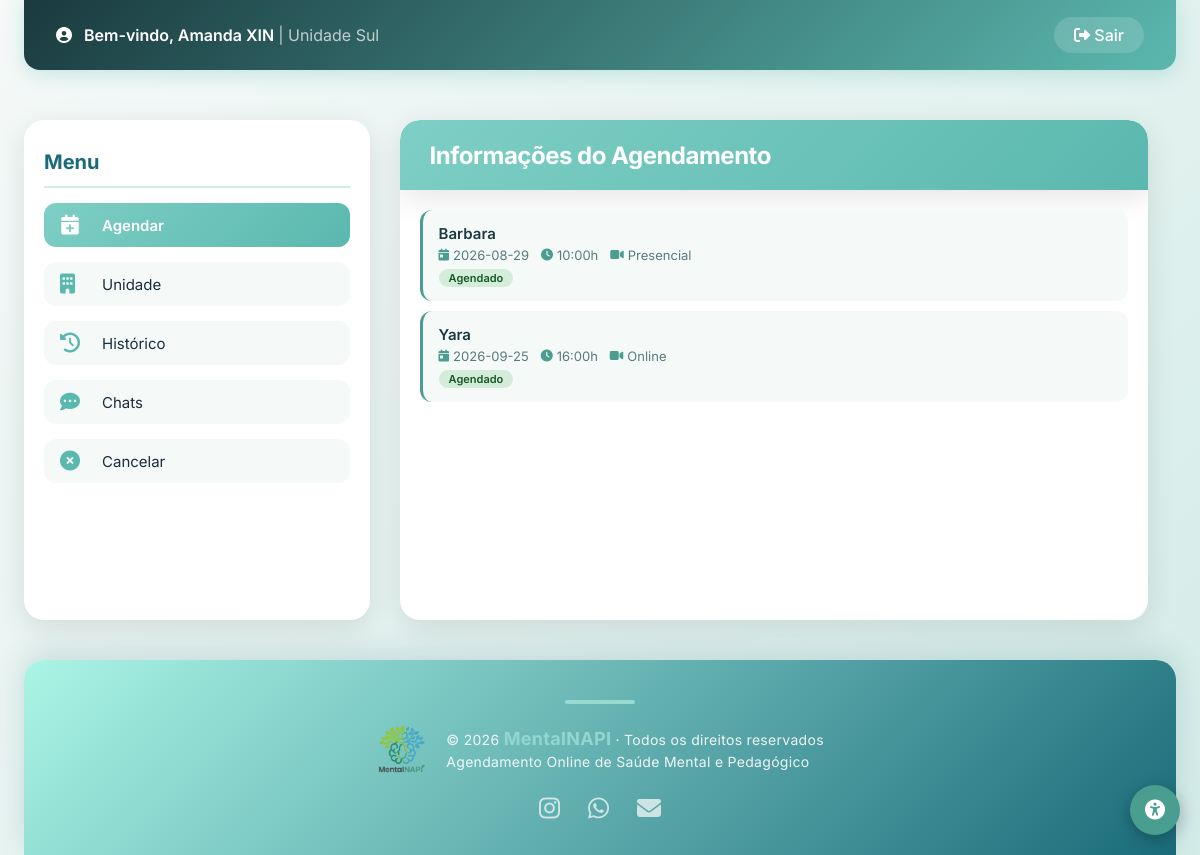
Page /menu (signed in) on the committed database.
### tables this page shows
CREATE TABLE agendamentos (
            id INTEGER PRIMARY KEY AUTOINCREMENT,
            usuario_id INTEGER NOT NULL,
            psicologa_id INTEGER NOT NULL,
            unidade TEXT NOT NULL,
            data TEXT NOT NULL,
            horario TEXT NOT NULL,
            modalidade TEXT NOT NULL,
            status TEXT DEFAULT 'Agendado',
            observacoes TEXT,
            data_criacao TEXT NOT NULL,
            FOREIGN KEY (usuario_id) REFERENCES usuarios(id),
            FOREIGN KEY (psicologa_id) REFERENCES psicologas(id)
        );

CREATE TABLE psicologas (
            id INTEGER PRIMARY KEY AUTOINCREMENT,
            nome TEXT NOT NULL,
            crp TEXT NOT NULL,
            especialidade TEXT NOT NULL,
            unidade TEXT NOT NULL
        );

### app.py (the view)
@app.route('/menu')
def menu():
    if not session.get('usuario_logado'):
        flash('Por favor, faca login primeiro.', 'warning')
        return redirect(url_for('login'))
    conn = get_db_connection()
    agendamentos = conn.execute('''
        SELECT a.*, p.nome as psicologa_nome
        FROM agendamentos a
        JOIN psicologas p ON a.psicologa_id = p.id
        WHERE a.usuario_id = ? AND a.status = 'Agendado'
        ORDER BY a.data ASC, a.horario ASC
    ''', (session['usuario_id'],)).fetchall()
    conn.close()
    return render_template('menu.html', agendamentos=agendamentos)

### app.py (called while the page is built)
@app.context_processor
def inject_session():
    return dict(session=session)

def get_db_connection():
    conn = sqlite3.connect('mentalnapi.db')
    conn.row_factory = sqlite3.Row
    return conn

### templates/menu.html (shortened to what this page needs)
<!DOCTYPE html>
<html lang="pt-BR">
<head>
    <link rel="stylesheet" href="https://cdnjs.cloudflare.com/ajax/libs/font-awesome/6.4.0/css/all.min.css">
</head>
<body>
    <nav class="navbar">
        <div class="user-info">
            <i class="fas fa-user-circle"></i>
            Bem-vindo, {{ session.get('usuario_nome', 'Usuário') }}
            <span style="opacity:0.7;font-weight:400;">| {{ session.get('usuario_casa', 'Unidade') }}</span>
        </div>
        <a href="{{ url_for('logout') }}" class="logout-link">
            <i class="fas fa-sign-out-alt"></i> Sair
        </a>
    </nav>
    <main class="main-content">
        <div class="agendar">
            <h2>Menu</h2>
            <a href="{{ url_for('menu') }}" class="menu-item ativo">
                <i class="fas fa-calendar-plus"></i>
                <span>Agendar</span>
            </a>
            <a href="{{ url_for('unidades') }}" class="menu-item">
                <i class="fas fa-building"></i>
                <span>Unidade</span>
            </a>
            <a href="{{ url_for('historico') }}" class="menu-item">
                <i class="fas fa-history"></i>
                <span>Histórico</span>
            </a>
            <a href="{{ url_for('chats') }}" class="menu-item">
                <i class="fas fa-comment-dots"></i>
                <span>Chats</span>
            </a>
            <a href="{{ url_for('meus_agendamentos') }}" class="menu-item">
                <i class="fas fa-times-circle"></i>
                <span>Cancelar</span>
            </a>
        </div>
        <section class="Agendamento">
            <div class="seção-título">
                <h1 class="título">Informações do Agendamento</h1>
            </div>
            {% if agendamentos %}
                <div class="lista-agendamentos">
                    {% for agendamento in agendamentos %}
                    <div class="agendamento-item">
                        <span class="agendamento-psicologa">{{ agendamento.psicologa_nome }}</span>
                        <div class="agendamento-detalhes">
                            <span><i class="fas fa-calendar-day"></i> {{ agendamento.data }}</span>
                            <span><i class="fas fa-clock"></i> {{ agendamento.horario }}h</span>
                            <span><i class="fas fa-video"></i> {{ agendamento.modalidade }}</span>
                        </div>
                        <span class="status-badge {{ agendamento.status|lower }}">{{ agendamento.status }}</span>
                    </div>
                    {% endfor %}
                </div>
            {% endif %}
        </section>
    </main>
    <footer>
        <div class="footer-divider"></div>
        <div class="footer-content">
            <img class="footer-logo" src="static/logo.png" alt="MentalNAPI Logo">
            <div class="footer-textos">
                <p>&copy; 2026 <strong>MentalNAPI</strong> · Todos os direitos reservados</p>
                <p>Agendamento Online de Saúde Mental e Pedagógico</p>
            </div>
        </div>
        <div class="footer-icones">
            <a href="https://www.instagram.com" target="_blank" aria-label="Instagram">
                <i class="fa-brands fa-instagram"></i>
            </a>
            <a href="https://web.whatsapp.com" target="_blank" aria-label="WhatsApp">
                <i class="fa-brands fa-whatsapp"></i>
            </a>
            <a href="https://mail.google.com" target="_blank" aria-label="E-mail">
                <i class="fa-regular fa-envelope"></i>
            </a>
        </div>
    </footer>
    <div class="acessibilidade">
        <button id="btnAbrirPainel" class="btn-abrir-painel" title="Abrir painel de acessibilidade"
            aria-label="Abrir painel de acessibilidade">
            <i class="fa-solid fa-universal-access"></i>
        </button>
    </div>
</body>
</html>

### rows in the picture
agendamentos: psicologa_nome "Barbara", data "2026-08-29", horario "10:00", modalidade "Presencial", status "Agendado"
agendamentos: psicologa_nome "Yara", data "2026-09-25", horario "16:00", modalidade "Online", status "Agendado"

### other values in the picture
{{ session.get('usuario_nome', 'Usuário') }} "Amanda XIN"
{{ session.get('usuario_casa', 'Unidade') }} "Unidade Sul"
